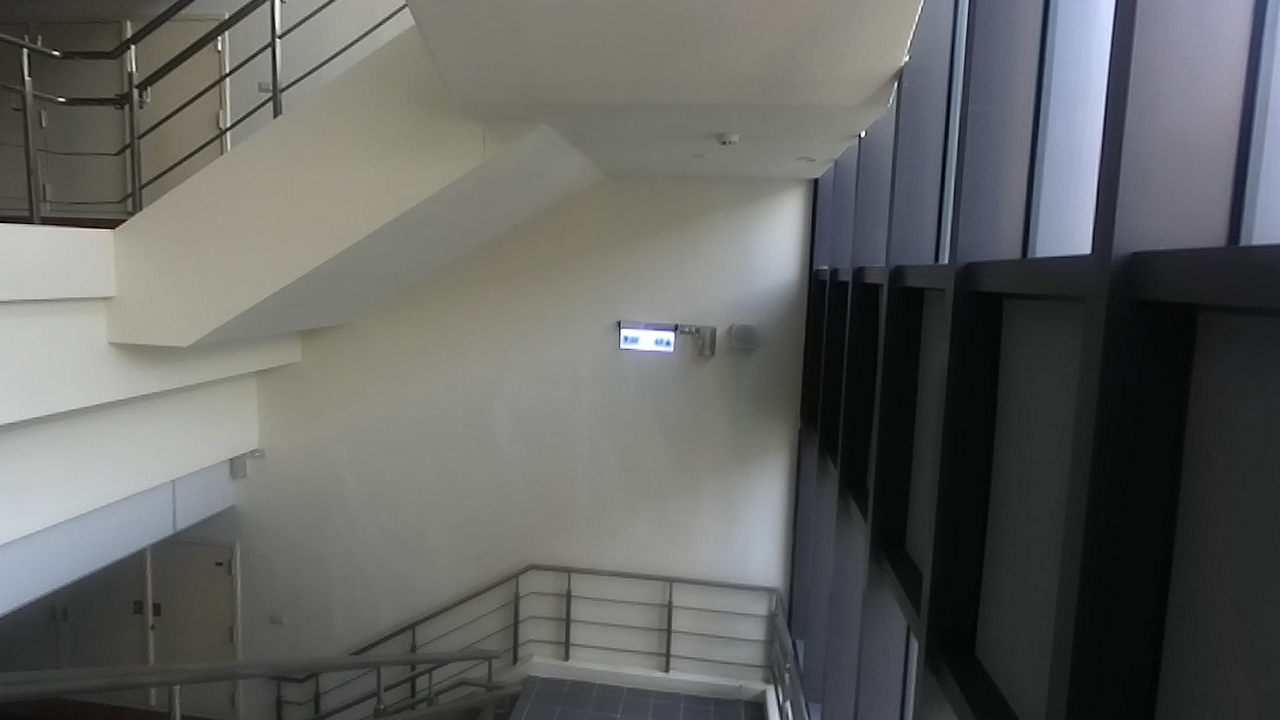
#> input picture 1_7_rgb_706_1589382101.png, 1280 x 720 px
$ python featurereduce.py
#> lines starting #> are read from the running program, lines starting #| are printed output that depends on the picture; after the words box and inside, x2 and y2 are one past the last pixel; in counts of white or black regions, pixels touching at a corner belong together
import cv2
import numpy as np

img = cv2.imread("1_7_rgb_706_1589382101.png")
#> img is the input picture: shape (720, 1280, 3); mean B, G, R 97.3, 99.3, 98.1
img = cv2.imread("1_7_depth_706_1589382101.jpg")
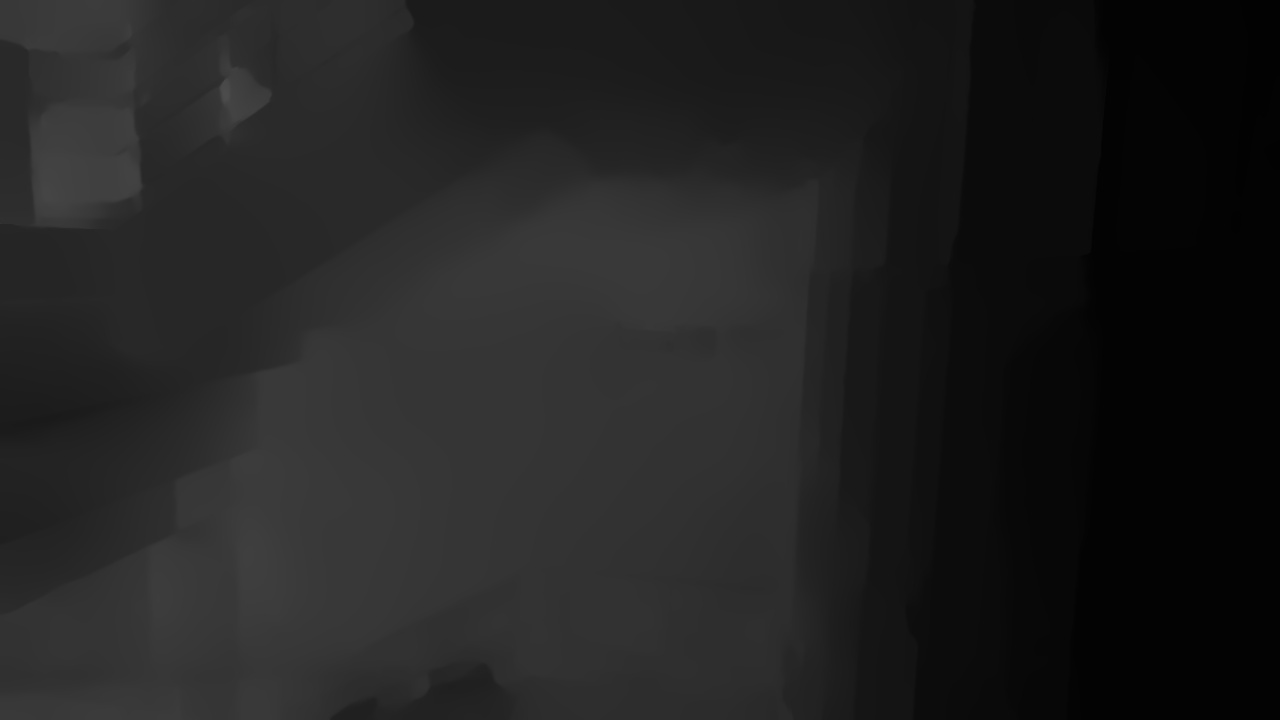
#> input picture 1_7_depth_706_1589382101.jpg, 1280 x 720 px
#> img is the input picture: shape (720, 1280, 3); min 1, max 76, mean 33.2
edges = cv2.Canny(img,90,110)
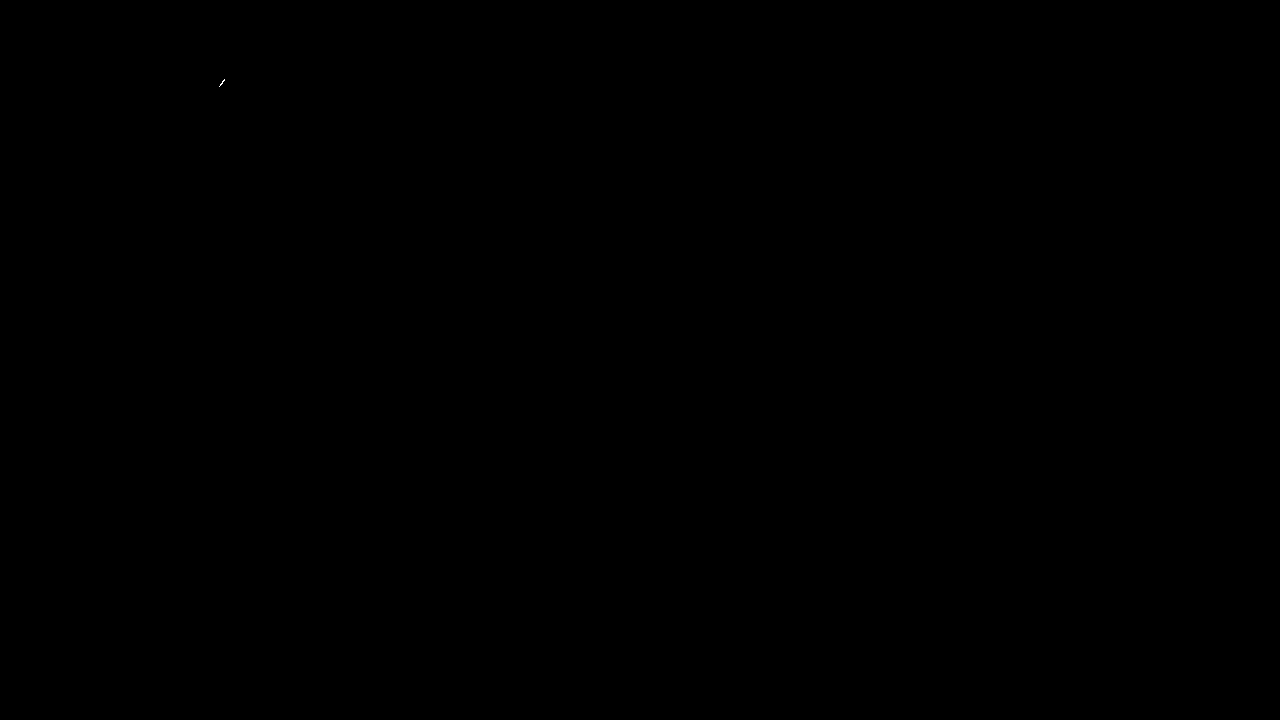
#> edges: shape (720, 1280); 0% white in thin lines or dots, all inside (x1, y1, x2, y2) = (219, 79, 225, 87)
edges = cv2.Canny(img,50,60)
#> edges: shape (720, 1280); 0.01% white in thin lines or dots, all inside (x1, y1, x2, y2) = (23, 46, 272, 200)
edges = cv2.cvtColor(edges,cv2.COLOR_GRAY2BGR)
# [7 lines of commented-out code are left out]

print(edges.shape)
#| (720, 1280, 3)
cv2.imshow("result", img)
# cv2.imshow("noisy", noisy)
cv2.waitKey(0)
cv2.destroyAllWindows()
